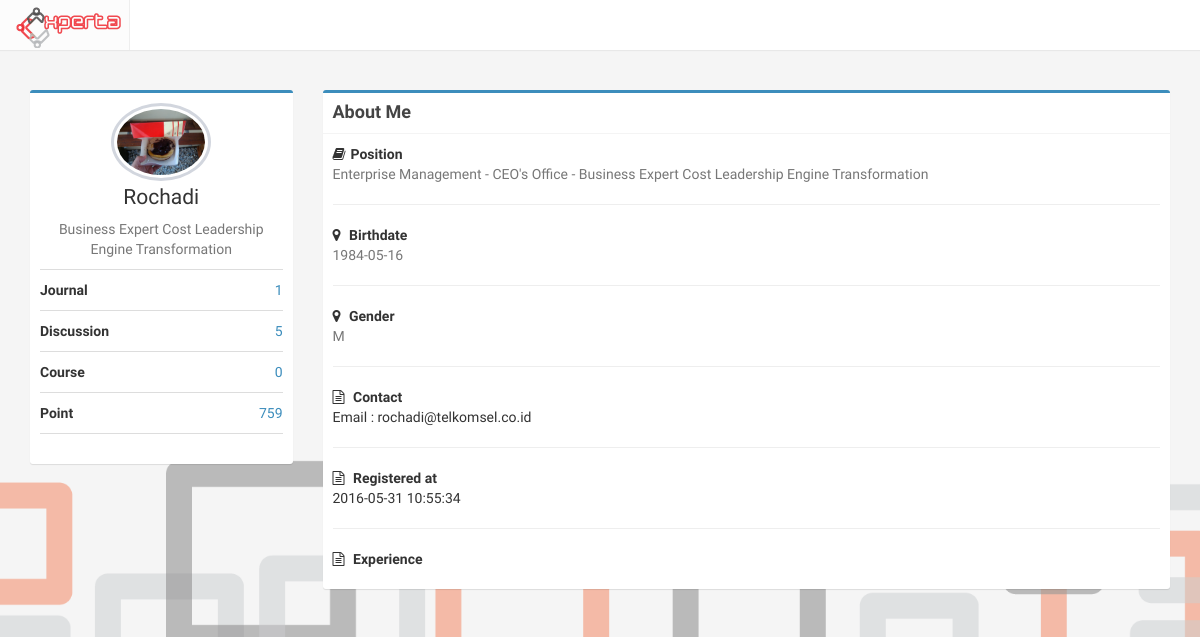
Before: /account/user/2 with the older database file.
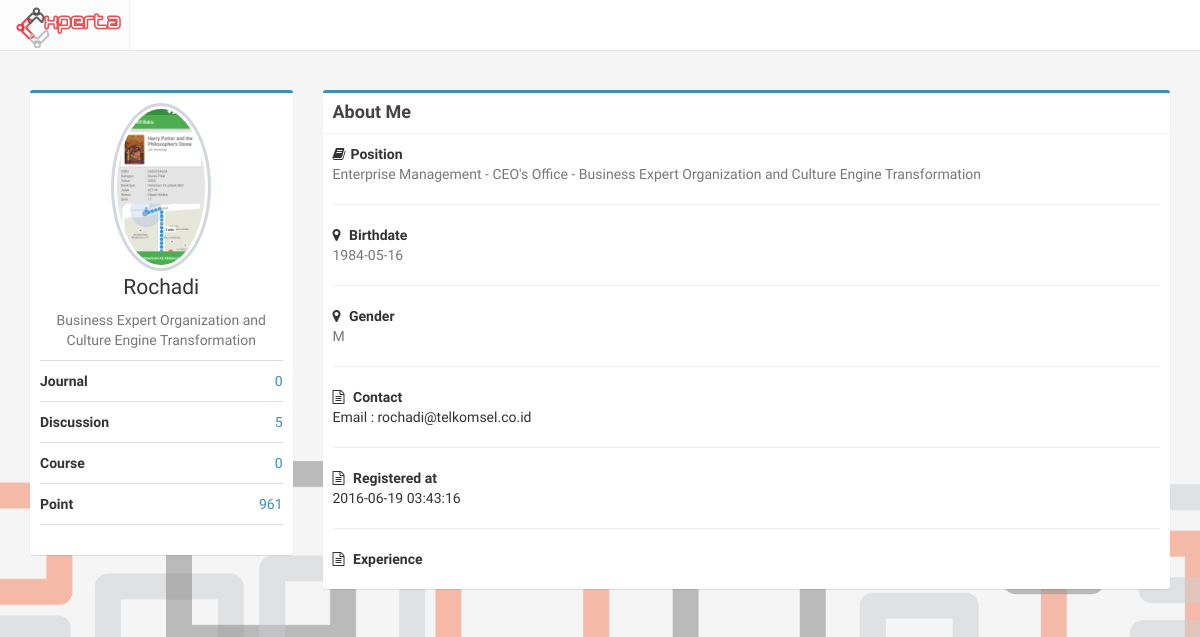
After: the same page with the newer database file.
### tables this page shows
CREATE TABLE `profile` (
  `id_profile` int(11) NOT NULL,
  `NIK` varchar(50) DEFAULT NULL,
  `id_user` int(11) NOT NULL,
  `fullname` varchar(255) NOT NULL,
  `birthdate` date DEFAULT NULL,
  `gender` enum('M','F') DEFAULT NULL,
  `id_expert` int(11) DEFAULT '98',
  `pic` varchar(500) DEFAULT 'default.png',
  `updated_at` timestamp NOT NULL DEFAULT CURRENT_TIMESTAMP ON UPDATE CURRENT_TIMESTAMP,
  `login` int(11) NOT NULL DEFAULT '0'
);

CREATE TABLE `expert` (
  `id_expert` int(11) NOT NULL,
  `id_directorate` int(11) NOT NULL,
  `expert_name` varchar(100) NOT NULL
);

CREATE TABLE `scope` (
  `id_scope` int(11) NOT NULL,
  `scope_name` varchar(50) NOT NULL
);

CREATE TABLE `directorate` (
  `id_directorate` int(11) NOT NULL,
  `id_scope` int(11) NOT NULL,
  `directorate_name` varchar(100) NOT NULL
);

CREATE TABLE `user` (
  `id_user` int(11) NOT NULL,
  `username` varchar(100) NOT NULL,
  `email` varchar(100) NOT NULL,
  `password` varchar(100) NOT NULL,
  `id_level` int(11) NOT NULL,
  `registered_at` timestamp NOT NULL DEFAULT CURRENT_TIMESTAMP ON UPDATE CURRENT_TIMESTAMP,
  `stat` int(11) NOT NULL DEFAULT '1'
);

### application/controllers/Account.php (called while the page is built, shortened)
<?php
class Account extends CI_Controller
{
	public function __construct(){
		$this->load->model('Account_model');
	}
	public function user($uid){
		$data['profile'] = $this->Account_model->getprofile($uid);
		$data['experience'] = $this->Account_model->getexp($uid);
		$data['point'] = $this->Account_model->point($uid);
		$data['pending'] = ($this->Account_model->pending($data['profile']->id_profile) >= 1) ? 1 : 0 ;
		$data['title'] = "Profile";
		$this->load->view('user',$data);
	}
}

### index.php (called while the page is built, shortened)
<?php
require_once BASEPATH.'core/CodeIgniter.php';

### application/models/Account_model.php (called while the page is built, shortened)
<?php
class Account_model extends CI_Model
{
	function getprofile($u){
		$uid = (int) $u;
		return $this->db->query("SELECT
			fullname, id_profile, NIK, expert_name, email, directorate_name, scope_name, gender, birthdate, user.id_user, pic, registered_at,
			(SELECT COUNT(*) FROM journal WHERE id_user = '$uid') AS countjournal,
			(SELECT COUNT(*) FROM course WHERE id_user = '$uid') AS countcourse,
			(SELECT COUNT(*) FROM discussion WHERE id_user = '$uid') AS countdisc,
			(SELECT SUM(value) FROM point WHERE id_user='$uid' ) AS point
		FROM user, profile, directorate, expert, scope
		WHERE user.id_user = '$uid'
			AND user.id_user = profile.id_user
			AND profile.id_expert = expert.id_expert
			AND expert.id_directorate = directorate.id_directorate
			AND directorate.id_scope = scope.id_scope
		")->row();
	}
}

### application/views/user.php (the view, shortened to what this page needs)
<?php include 'header.php'; ?>
<div class="container">
	<div class="row isi">
		<div class="col-md-3">
              <div class="box box-primary">
                <div class="box-body box-profile">
                  <img class="profile-user-img img-responsive img-circle" src="<?php echo base_url('uploads/profile/'.$profile->pic) ?>" alt="User profile picture">
                  <h3 class="profile-username text-center"><?php echo $profile->fullname ?></h3>
                  <p class="text-muted text-center"><?php echo $profile->expert_name ?></p>
                  <ul class="list-group list-group-unbordered">
                    <li class="list-group-item">
                      <b>Journal</b> <a class="pull-right"><?php echo $profile->countjournal ?></a>
                    </li>
                    <li class="list-group-item">
                      <b>Discussion</b> <a class="pull-right"><?php echo $profile->countdisc ?></a>
                    </li>
                    <li class="list-group-item">
                      <b>Course</b> <a href="asd" class="pull-right"><?php echo $profile->countcourse ?></a>
                    </li>
                    <li class="list-group-item">
                      <b>Point</b> <a href="asd" class="pull-right"><?php echo $profile->point ?></a>
                    </li>
                  </ul>
                </div>
              </div>
            </div>
            <div class="col-md-9">
            <div class="box box-primary">
                <div class="box-header with-border">
                  <h2 class="box-title"><strong> About Me </strong></h2>
                </div>
                <div class="box-body">
                  <strong><i class="fa fa-book margin-r-5"></i>Position</strong>
                  <p class="text-muted">
                    <?php echo $profile->scope_name." - ".$profile->directorate_name." - ".$profile->expert_name ?>
                  </p>
                  <hr>
                  <strong><i class="fa fa-map-marker margin-r-5"></i> Birthdate</strong>
                  <p class="text-muted"><?php echo $profile->birthdate ?></p>
                  <hr>
                  <strong><i class="fa fa-map-marker margin-r-5"></i> Gender</strong>
                  <p class="text-muted"><?php echo $profile->gender ?></p>
                  <hr>
                  <strong><i class="fa fa-file-text-o margin-r-5"></i> Contact</strong>
                  <p>Email : <?php echo $profile->email ?></p>
                  <hr>
                  <strong><i class="fa fa-file-text-o margin-r-5"></i> Registered at</strong>
                  <p><?php echo $profile->registered_at ?></p>
                  <hr>
                  <strong><i class="fa fa-file-text-o margin-r-5"></i> Experience</strong>
                </div>
              </div>
            </div>
	</div>
</div>

### application/views/header.php (shortened to what this page needs)
<!DOCTYPE html>
<html lang="en">
	<head>
		<link rel="stylesheet" type="text/css" href="<?php echo base_url('assets/css/select2.min.css') ?>">
    <link href="<?= base_url('assets/css/bootstrap.min.css') ?>" rel="stylesheet">
    <link rel="stylesheet" href="<?php echo base_url('assets/css/dataTables.bootstrap.css') ?>">
		<link href="<?= base_url('assets/css/font-awesome.min.css') ?>" rel="stylesheet"/>
		<link href="<?= base_url('assets/css/main.css') ?>" rel="stylesheet" type="text/css">
		<link rel="stylesheet" type="text/css" href="<?= base_url('assets/css/AdminLTE.min.css') ?>">
		<link rel="stylesheet" type="text/css" href="<?= base_url('assets/css/skins/skin-black-light.css') ?>">
	</head>
	<body id="myPage" data-spy="scroll" data-target=".navbar" data-offset="50" class="full hold-transition skin-black-light fixed">
		<header class="main-header">
        <a href="<?php echo site_url('') ?>" class="logo">
        	<img class="logo-exp" src="<?php echo base_url('assets/img/Experta-Logo.png') ?>">
        </a>
        <nav class="navbar navbar-static-top" role="navigation">
        </nav>
      </header>

### assets/css/main.css (style rules this page uses)
body { background-color: #ecf0f5; margin-top: 50px; }
.full { background: url('../img/backimg.png') no-repeat center center fixed; -webkit-background-size: cover; -moz-background-size: cover; background-size: cover; -o-background-size: cover; }
h2 { text-align: center; }
.logo { width: 130px !important; }
.logo-exp { margin-bottom: 1px; }
.navbar { margin-left: 130px !important; }
.isi { margin-top: 40px; }

### assets/css/skins/skin-black-light.css (style rules this page uses)
.skin-black-light .main-header { -webkit-box-shadow: 0px 1px 1px rgba(0, 0, 0, 0.05); box-shadow: 0px 1px 1px rgba(0, 0, 0, 0.05); }
.skin-black-light .main-header > .navbar { background-color: #ffffff; }
.skin-black-light .main-header > .logo { background-color: #ffffff; color: #333333; border-bottom: 0 solid transparent; border-right: 1px solid #eee; }

Changed rows visible on the page:
changed profile "Rochadi": pic: a different picture; id_expert.expert_name "Business Expert Cost Leadership Engine Transformation" → "Business Expert Organization and Culture Engine Transformation"; id_user.registered_at "2016-05-31 10:55:34" → "2016-06-19 03:43:16"
Other visible differences:
$profile->countjournal: "1" → "0"
$profile->point: "759" → "961"
